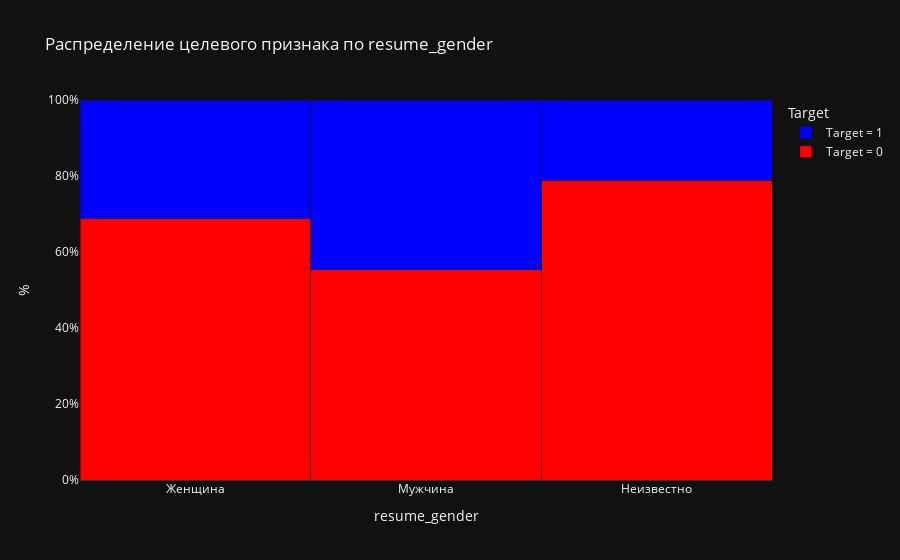

Source (notebook cell):
### Code cell
create_bar_chart(df, 'resume_gender')

### Figure 1 — Plotly figure (JSON) as saved in the notebook; plotly's stock layout.template omitted (floating-point values rounded to 4 significant figures)
{"data": [{"hovertemplate": "Share: %{y:.1f}%<br>Count: %{text}<extra></extra>", "marker": {"color": "red"}, "name": "Target = 0", "text": [5179.0, 28560.0, 153.0], "textposition": "none", "x": ["Женщина", "Мужчина", "Неизвестно"], "y": [68.77, 55.39, 78.87], "type": "bar"}, {"hovertemplate": "Share: %{y:.1f}%<br>Count: %{text}<extra></extra>", "marker": {"color": "blue"}, "name": "Target = 1", "text": [2352.0, 23000.0, 41.0], "textposition": "none", "x": ["Женщина", "Мужчина", "Неизвестно"], "y": [31.23, 44.61, 21.13], "type": "bar"}], "layout": {"yaxis": {"title": {"text": "%"}, "range": [0, 100], "ticksuffix": "%"}, "barmode": "stack", "title": {"text": "Распределение целевого признака по resume_gender"}, "xaxis": {"title": {"text": "resume_gender"}}, "bargap": 0, "bargroupgap": 0, "legend": {"title": {"text": "Target"}}, "plot_bgcolor": "white"}}
